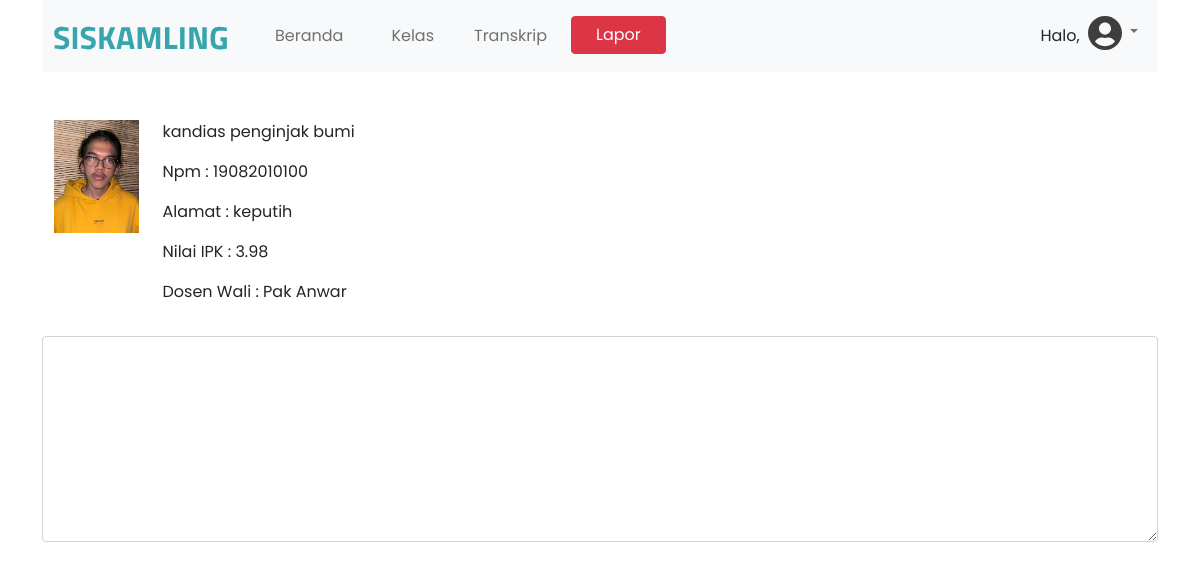
The page /profil.php (signed in) on the database its author committed.
### tables this page shows
CREATE TABLE `students` (
  `npm` varchar(11) NOT NULL,
  `nama` varchar(60) NOT NULL,
  `password` varchar(30) NOT NULL,
  `id_major` varchar(3) NOT NULL,
  `id_lecturer` varchar(10) NOT NULL,
  `alamat` varchar(255) NOT NULL,
  `semester` varchar(2) NOT NULL,
  `sks` int(3) NOT NULL,
  `ipk` float NOT NULL,
  `tahun_masuk` year(4) NOT NULL,
  `img` varchar(40) NOT NULL,
  `id_report` int(11) NOT NULL
);

CREATE TABLE `lecturers` (
  `id_lecturer` varchar(10) NOT NULL,
  `nama_lecturer` varchar(60) NOT NULL
);

### profil.php (the view, shortened to what this page needs)
<?php
$npm =$_SESSION['npm'];
$fnama = $_SESSION['$fnama'];
?>
<!DOCTYPE html>
<html lang="en">
<head>
    <link href="https://cdn.jsdelivr.net/npm/bootstrap@5.0.1/dist/css/bootstrap.min.css" rel="stylesheet">
      <link href="assets/styles.css" rel="stylesheet">
</head>
<body>
    <div class="container">
        <nav class="navbar navbar-expand-lg navbar-light bg-light">
            <div class="container-fluid justify-content-around" style="font-family: 'Poppins', sans-serif">
              <div class="collapse navbar-collapse" id="navbarNavAltMarkup">
                <a class="navbar-brand" href="#">
                    <img src="assets/logoSiskamling.svg" alt="">
                  </a>
                <div class="navbar-nav">
                  <a class="nav-link mx-4" href="index.php">Beranda</a>
                  <a class="nav-link mx-2" href="course.php">Kelas</a>
                  <a class="nav-link mx-3" href="transkrip.php">Transkrip</a>
                  <a href="lapor.php">
                  <button type="button" class="btn btn-danger px-4">Lapor</button>
                  </a>
                </div>
              </div>
              <div class="collapse navbar-collapse justify-content-end" id="navbarNavDarkDropdown">
                <ul class="navbar-nav">
                <p class="mt-3">Halo, <?php echo $fnama ?></p>
                  <li class="nav-item dropdown">
                    <a class="nav-link dropdown-toggle" href="#" id="navbarDarkDropdownMenuLink" role="button" data-bs-toggle="dropdown" aria-expanded="false">
                      <img src="assets/iconProfile.svg" alt="">
                    </a>
                  </li>
                </ul>
              </div>
            </div>
          </nav>
    </div>
    <div class="container mt-sm-5">
        <div class="container-fluid justify-content-around" style="font-family: 'Poppins', sans-serif">
          <div class="row mt-sm-4">
            <div class="col-sm-7">
             <div class="row">
              <div class="col-sm-2">
               <div class="profil">
                  <img src="assets/catur.jpg" class="img-fluid" alt="">
               </div>
               </div>
              <div class="col-sm-5">
              <?php
              include 'function/config.php';
              $database = mysqli_query($link, "SELECT students.nama, students.alamat, students.ipk, lecturers.nama_lecturer FROM students, lecturers WHERE students.id_lecturer = lecturers.id_lecturer AND students.npm = '$npm'");
              while($row = mysqli_fetch_array($database))
              {
              echo "
               <p>$row[nama]</p>
               <p> Npm : $npm </p>
               <p> Alamat : $row[alamat]</p>
               <p> Nilai IPK : $row[ipk]</p>
               <p> Dosen Wali : $row[nama_lecturer]</p>
              ";
              }
              ?>
              </div>
             </div>
            </div>
           </div>
           <div class="row mt-sm-3">
            <textarea class="form-control" id="kronologi" rows="8"></textarea>
           </div>
        </div>
      </div>
  </body>
</html>

### rows shown on the page
students: nama "kandias penginjak bumi", alamat "keputih", ipk "3.98", id_lecturer.nama_lecturer "Pak Anwar"
